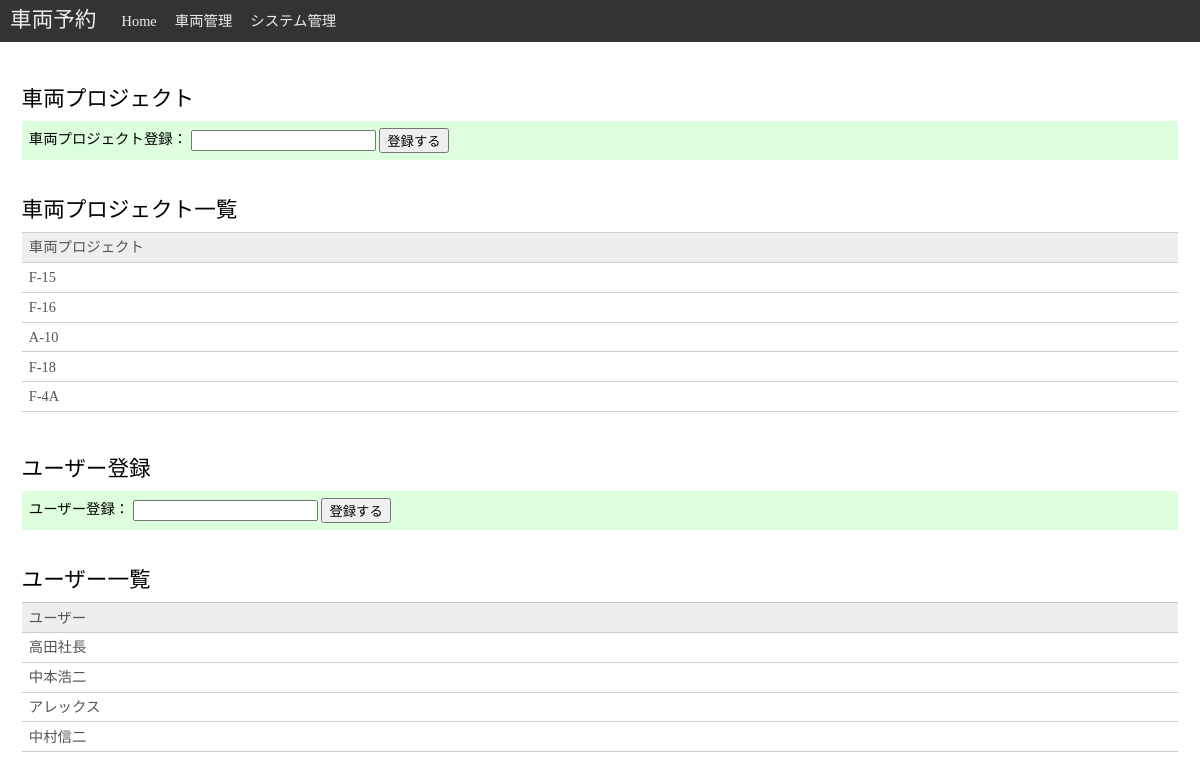
Page /system-info on the earlier database version.
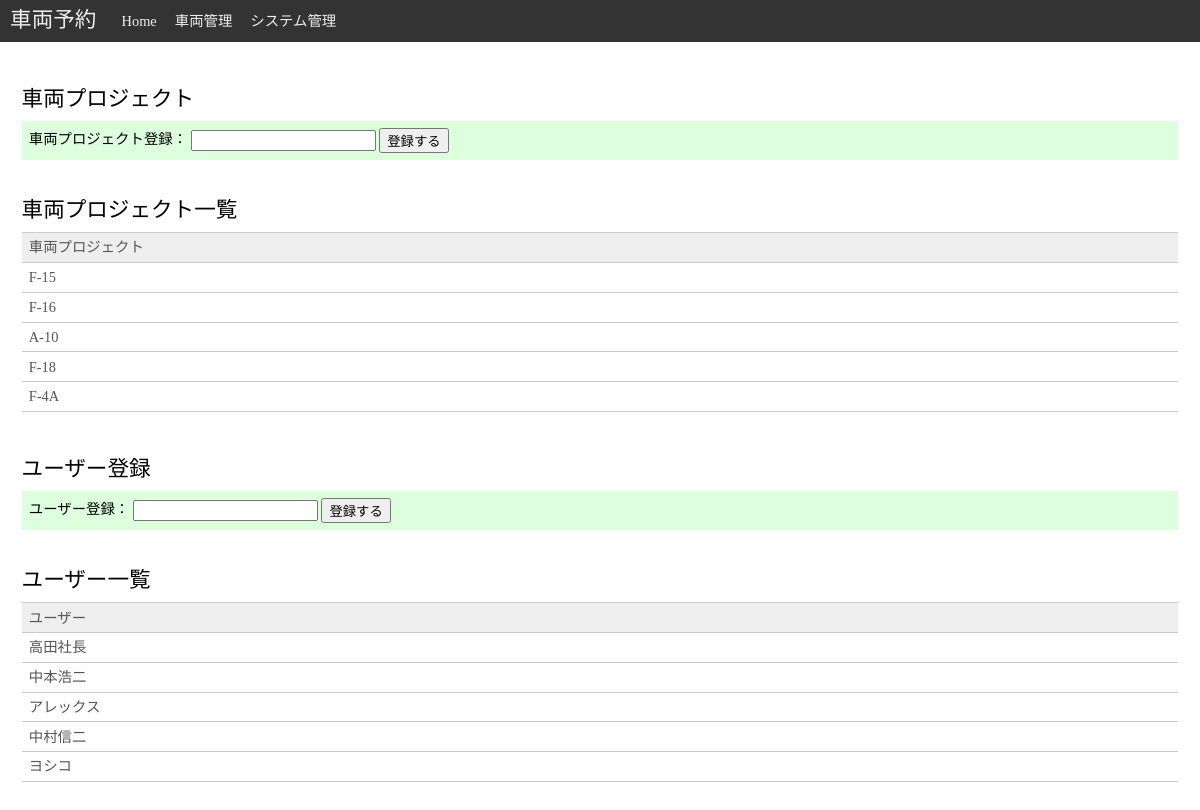
Same page on the later database version.
### tables this page shows
CREATE TABLE car_projects (
        'car_prj_id' INTEGER PRIMARY KEY AUTOINCREMENT,
        'car_prj_code' TEXT NOT NULL
    );

CREATE TABLE persons (
        'person_id' INTEGER PRIMARY KEY AUTOINCREMENT,
        'name' TEXT NOT NULL
    );

### car_reservation.py (the view)
@app.route('/system-info', methods=['GET'])
def show_sys_info():
    db = get_db()
    cur = db.execute('SELECT car_prj_code FROM car_projects')
    car_projects = cur.fetchall()
    cur = db.execute('SELECT name FROM persons')
    persons = cur.fetchall()
    return render_template('sys_admin.html', car_projects=car_projects, persons=persons)

### car_reservation.py (called while the page is built)
def connect_db():
    rv = sqlite3.connect(
        app.config['DATABASE'], detect_types=sqlite3.PARSE_DECLTYPES | sqlite3.PARSE_COLNAMES)
    sqlite3.dbapi2.converters['DATETIME'] = sqlite3.dbapi2.converters['TIMESTAMP']
    rv.row_factory = sqlite3.Row
    return rv

def get_db():
    if not hasattr(g, 'sqlite_db'):
        g.sqlite_db = connect_db()
    return g.sqlite_db

### templates/sys_admin.html
{% extends "layout.html" %}
{% block body %}
<main>
    <article>
        <h2>車両プロジェクト</h2>
        <form class="one_line" action="{{ url_for('add_car_prj') }}" method="post">
            <span>車両プロジェクト登録：</span>
            <input type="text" name="car_prj_code">
            <input type="submit" value="登録する">
        </form>
    </article>
    <article>
        <h2>車両プロジェクト一覧</h2>
        <table class="car_table">
            <tr>
                <th>車両プロジェクト</th>
            </tr>
            {% for car_project in car_projects %}
            <tr>
                <td>{{ car_project.car_prj_code }}</td>
            </tr>
            {% endfor %}
        </table>
    </article>
    <article>
        <h2>ユーザー登録</h2>
        <form class="one_line" action="{{ url_for('add_person') }}" method="post">
            <span>ユーザー登録：</span>
            <input type="text" name="user_name">
            <input type="submit" value="登録する">
        </form>
    </article>
    <article>
        <h2>ユーザー一覧</h2>
        <table class="car_table">
            <tr>
                <th>ユーザー</th>
            </tr>
            {% for person in persons %}
            <tr>
                <td>{{ person.name }}</td>
            </tr>
            {% endfor %}
        </table>
    </article>
</main>
{% endblock %}

Differences in the rows shown:
added persons: name "ヨシコ"
